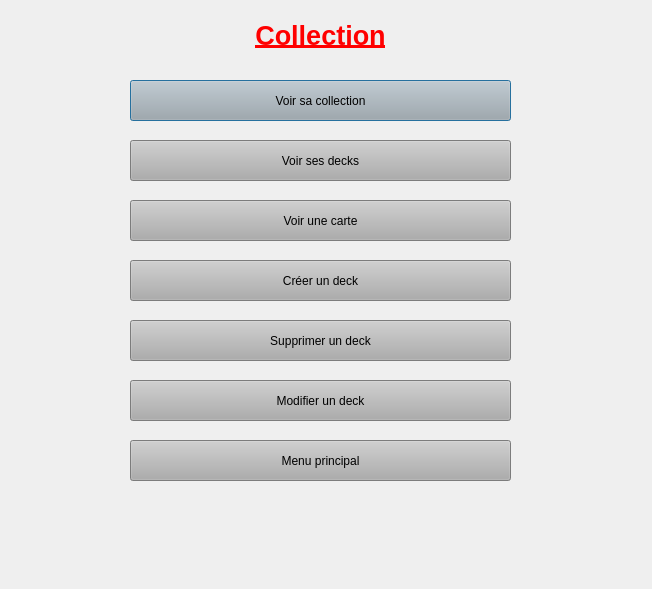
<?xml version="1.0" encoding="UTF-8"?>
<ui version="4.0">
 <class>CollectionMenuDialog</class>
 <widget class="QDialog" name="CollectionMenuDialog">
  <property name="geometry">
   <rect>
    <x>0</x>
    <y>0</y>
    <width>652</width>
    <height>589</height>
   </rect>
  </property>
  <property name="windowTitle">
   <string>Collection</string>
  </property>
  <property name="windowIcon">
   <iconset>
    <normaloff>img/wizardPokerLogo.png</normaloff>img/wizardPokerLogo.png</iconset>
  </property>
  <property name="styleSheet">
   <string notr="true">background: url(:/img/img/menuBg.png)</string>
  </property>
  <widget class="QLabel" name="label">
   <property name="geometry">
    <rect>
     <x>0</x>
     <y>10</y>
     <width>641</width>
     <height>51</height>
    </rect>
   </property>
   <property name="styleSheet">
    <string notr="true">background: transparent</string>
   </property>
   <property name="text">
    <string>&lt;html&gt;&lt;head/&gt;&lt;body&gt;&lt;p align=&quot;center&quot;&gt;&lt;span style=&quot; font-size:20pt; font-weight:600; text-decoration: underline; color:#ff0000;&quot;&gt;Collection&lt;/span&gt;&lt;/p&gt;&lt;/body&gt;&lt;/html&gt;</string>
   </property>
  </widget>
  <widget class="QPushButton" name="viewCollectionButton">
   <property name="geometry">
    <rect>
     <x>130</x>
     <y>80</y>
     <width>381</width>
     <height>41</height>
    </rect>
   </property>
   <property name="styleSheet">
    <string notr="true">background: rgb(173, 173, 173)</string>
   </property>
   <property name="text">
    <string>Voir sa collection</string>
   </property>
  </widget>
  <widget class="QPushButton" name="viewDecksButton">
   <property name="geometry">
    <rect>
     <x>130</x>
     <y>140</y>
     <width>381</width>
     <height>41</height>
    </rect>
   </property>
   <property name="styleSheet">
    <string notr="true">background: rgb(173, 173, 173)</string>
   </property>
   <property name="text">
    <string>Voir ses decks</string>
   </property>
  </widget>
  <widget class="QPushButton" name="viewCardButton">
   <property name="geometry">
    <rect>
     <x>130</x>
     <y>200</y>
     <width>381</width>
     <height>41</height>
    </rect>
   </property>
   <property name="styleSheet">
    <string notr="true">background: rgb(173, 173, 173)</string>
   </property>
   <property name="text">
    <string>Voir une carte</string>
   </property>
  </widget>
  <widget class="QPushButton" name="createDeckButton">
   <property name="geometry">
    <rect>
     <x>130</x>
     <y>260</y>
     <width>381</width>
     <height>41</height>
    </rect>
   </property>
   <property name="styleSheet">
    <string notr="true">background: rgb(173, 173, 173)</string>
   </property>
   <property name="text">
    <string>Créer un deck</string>
   </property>
  </widget>
  <widget class="QPushButton" name="deleteDeckButton">
   <property name="geometry">
    <rect>
     <x>130</x>
     <y>320</y>
     <width>381</width>
     <height>41</height>
    </rect>
   </property>
   <property name="styleSheet">
    <string notr="true">background: rgb(173, 173, 173)</string>
   </property>
   <property name="text">
    <string>Supprimer un deck</string>
   </property>
  </widget>
  <widget class="QPushButton" name="modifyDeckButton">
   <property name="geometry">
    <rect>
     <x>130</x>
     <y>380</y>
     <width>381</width>
     <height>41</height>
    </rect>
   </property>
   <property name="styleSheet">
    <string notr="true">background: rgb(173, 173, 173)</string>
   </property>
   <property name="text">
    <string>Modifier un deck</string>
   </property>
  </widget>
  <widget class="QPushButton" name="mainMenuButton">
   <property name="geometry">
    <rect>
     <x>130</x>
     <y>440</y>
     <width>381</width>
     <height>41</height>
    </rect>
   </property>
   <property name="styleSheet">
    <string notr="true">background: rgb(173, 173, 173)</string>
   </property>
   <property name="text">
    <string>Menu principal</string>
   </property>
  </widget>
  <widget class="QLabel" name="pub">
   <property name="geometry">
    <rect>
     <x>30</x>
     <y>500</y>
     <width>594</width>
     <height>70</height>
    </rect>
   </property>
   <property name="maximumSize">
    <size>
     <width>16777213</width>
     <height>70</height>
    </size>
   </property>
   <property name="styleSheet">
    <string notr="true">background:transparent</string>
   </property>
   <property name="text">
    <string/>
   </property>
  </widget>
 </widget>
 <resources/>
 <connections/>
</ui>
